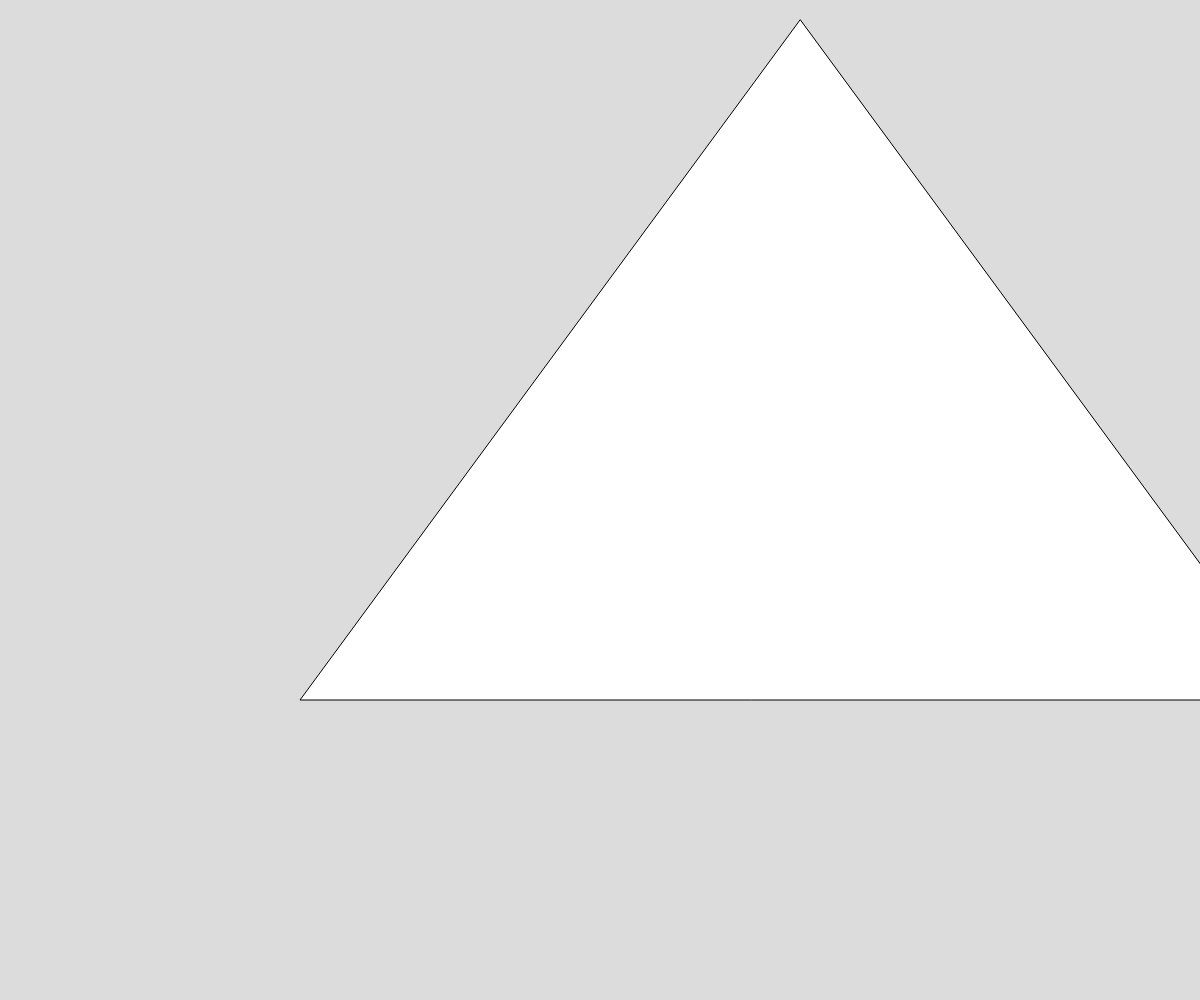
Frame 1 (no input)
Frame 60 (no input): identical to frame 1, image omitted
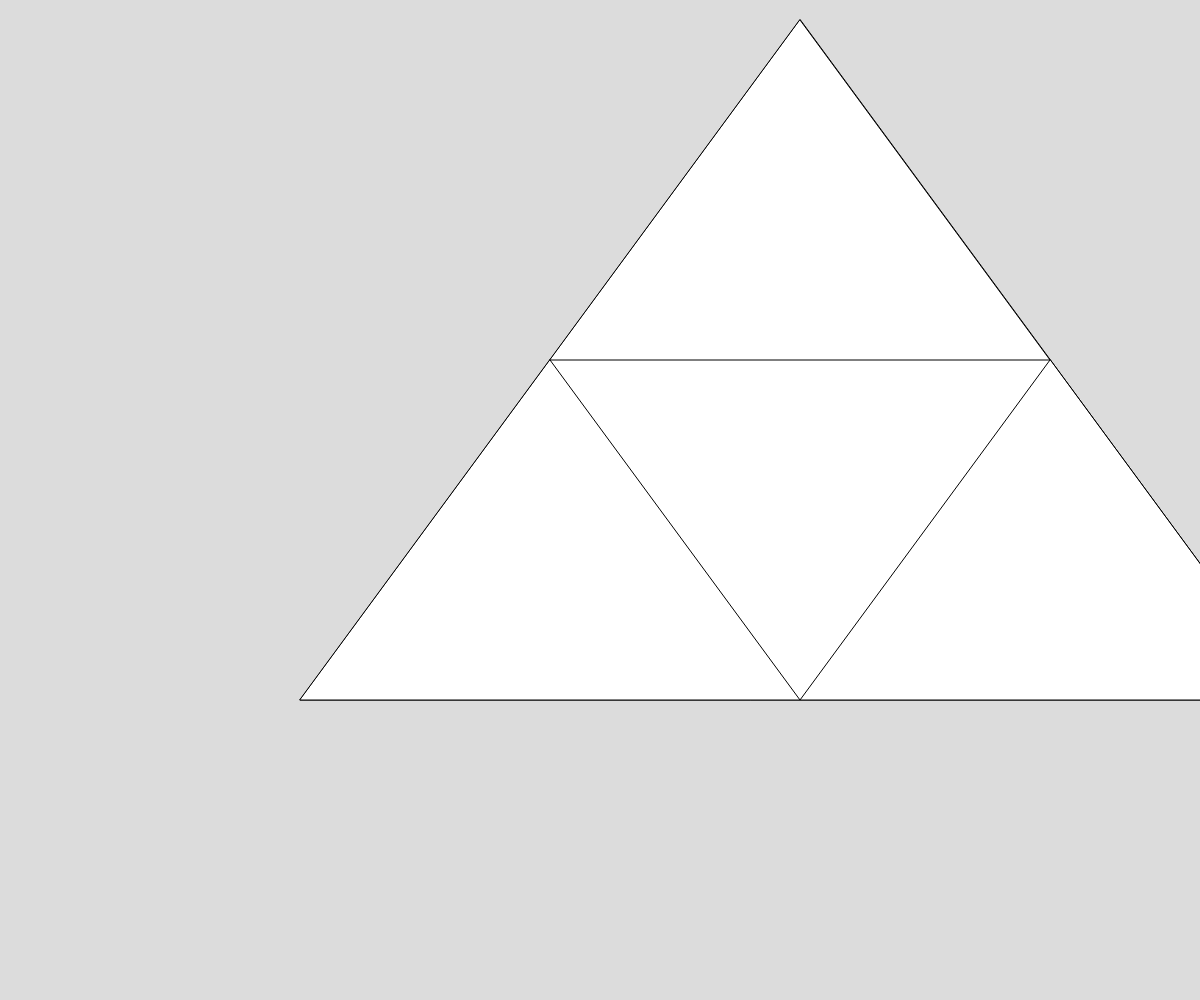
Frame 120 (the mouse pressed at the canvas centre since frame 60)

The p5.js sketch that drew these frames (run headless with seeded random() and noise() and a simulated clock; from frame 60 on, the mouse is pressed at the canvas centre):

// p5.js sketch
// ── sketch.js
// Sierpinski Triangle

let initialTriangle = [
  {x: 800, y: 20},
  {x: 300, y: 700},
  {x: 1300, y: 700}
];

let theDepth = 0;

function setup() {
  createCanvas(windowWidth, windowHeight);
}

function draw() {
  background(220);
  sierpinski(initialTriangle, theDepth);
}

function mousePressed() {
  if (theDepth < 7) {
    theDepth ++;
  }
}

function sierpinski(points, depth) {
  triangle(points[0].x, points[0].y, points[1].x, points[1].y, points[2].x, points[2].y,);

  if (depth > 0) {
    sierpinski([midpoint(points[0], points[1]), midpoint(points[1], points[2]), points[1]], depth - 1);
    sierpinski([midpoint(points[0], points[1]), midpoint(points[0], points[2]), points[0]], depth - 1);
    sierpinski([midpoint(points[0], points[2]), midpoint(points[1], points[2]), points[2]], depth - 1);
  }
}

function midpoint(point1, point2) {
  let newx = (point1.x + point2.x)/2;
  let newy = (point1.y + point2.y)/2;
  return {x: newx, y: newy};
}
